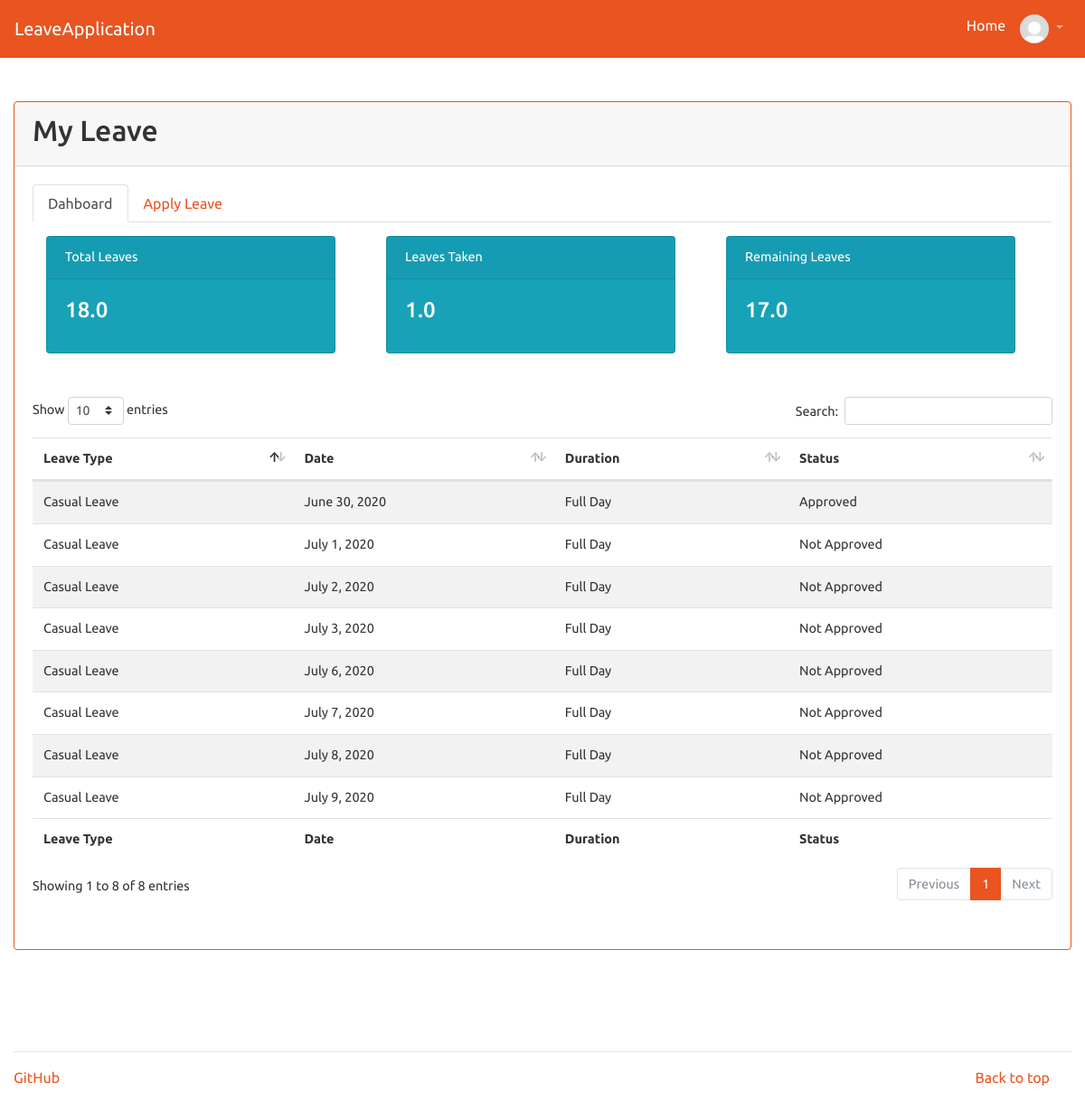
The page /employee/1 (signed in) on the database its author committed.
### app/models.py (models this page shows, shortened)
class EmployeeDetails(models.Model):
	name = models.CharField(max_length=100, blank=True, null=True, unique=True)
	no_of_leaves = models.FloatField( default=0)
	no_of_remaining_leaves = models.FloatField( default=18)
	total_no_of_leaves = models.FloatField(default=18)

class LeaveApplication(models.Model):
	STATUS = [
		("Not Approved", 'Not Approved'),
		("Approved", "Approved"),
	]
	LEAVE_TYPE = [
		("Casual Leave", 'Casual Leave'),
		("Sick Leave", "Sick Leave"),
	]
	DURATION = [
		("FULL Day", 'Full Day'),
		("Half Day", "Half Day"),
	]
	date = models.DateField('Date', null=True, blank=True)
	leave_type = models.CharField(max_length=20, choices=LEAVE_TYPE, default='Casual Leave')
	duration = models.CharField(max_length=20, choices=DURATION, default='Full Day')
	employee = models.ForeignKey(EmployeeDetails, related_name = 'employee', on_delete=models.CASCADE, null=True)
	description = models.CharField(max_length=100, blank=True, null=True)
	status = models.CharField(max_length=20, choices=STATUS, default='Not Approved')

### app/views.py (the view)
# urls.py: url(r'^employee/(?P<pk>\d+)$', Home.as_view(), name='home'),
class Home(LoginRequiredMixin, TemplateView):
    login_url = '/login/'
    template_name = 'home.html'
    def get_context_data(self, **kwargs):
        ctx = super(Home, self).get_context_data(**kwargs)
        user = User.objects.get(pk=self.kwargs.get('pk'))
        employee = EmployeeDetails.objects.get(name=user.username)
        leaves = LeaveApplication.objects.filter(employee=employee.id).order_by('date')
        if employee.no_of_remaining_leaves == 0:
            ctx['leave_closed'] = True
        else:
            ctx['leave_closed'] = False
        ctx['employee_name'] = employee.name
        ctx['no_of_leaves'] = employee.no_of_leaves
        ctx['no_of_remaining_leaves'] = employee.no_of_remaining_leaves
        ctx['total_leaves'] = employee.total_no_of_leaves
        ctx['leaves_list'] = []
        for leave in leaves:
            data = {}
            data['leave_type'] = leave.leave_type
            data['date'] = leave.date
            data['duration'] = leave.duration
            data['status'] = leave.status
            ctx['leaves_list'].append(data)
        ctx['rand'] = randint(100, 999)
        return ctx

### templates/home.html (shortened to what this page needs)
{% extends "layout.html" %}
{% load staticfiles %}
{% block content %}
<div class="bs-docs-section" style="">
   <div class="row">
      <div class="col-lg-12">
         <div class="bs-component">
            <div class="card border-primary mb-3">
               <div class="card-header">
                  <h2>My Leave</h2>
               </div>
               <div class="card-body">
                  <div class="row" style="margin-bottom: 2rem;">
                     <div class="col-lg-12">
                        <div class="bs-component" style="overflow: hidden;">
                           <ul class="nav nav-tabs">
                              <li class="nav-item">
                                 <a class="nav-link active" data-toggle="tab" href="#home">Dahboard</a>
                              </li>
                              <li class="nav-item">
                                 <a class="nav-link" data-toggle="tab" href="#profile">Apply Leave</a>
                              </li>
                           </ul>
                           <div id="myTabContent" class="tab-content">
                              <div class="tab-pane fade show active" id="home">
                                 <div class="container">
                                    <div class="row" style="margin-bottom: 2rem;">
                                       <div class="col-sm-4">
                                          <div class="card text-white bg-info mb-3" style="max-width: 20rem;">
                                             <div class="card-header">Total Leaves</div>
                                             <div class="card-body">
                                                <h4 class="card-title">{{ total_leaves }}</h4>
                                             </div>
                                          </div>
                                       </div>
                                       <div class="col-sm-4">
                                          <div class="card text-white bg-info mb-3" style="max-width: 20rem;">
                                             <div class="card-header">Leaves Taken</div>
                                             <div class="card-body">
                                                <h4 class="card-title">{{ no_of_leaves }}</h4>
                                             </div>
                                          </div>
                                       </div>
                                       <div class="col-sm-4">
                                          <div class="card text-white bg-info mb-3" style="max-width: 20rem;">
                                             <div class="card-header">Remaining Leaves</div>
                                             <div class="card-body">
                                                <h4 class="card-title">{{ no_of_remaining_leaves }}</h4>
                                             </div>
                                          </div>
                                       </div>
                                    </div>
                                 </div>
                                 <table id="dt-material-checkbox" class="table table-striped" cellspacing="0" width="100%">
                                    <thead>
                                       <tr>
                                          <th class="th-sm">Leave Type
                                          </th>
                                          <th class="th-sm">Date
                                          </th>
                                          <th class="th-sm">Duration
                                          </th>
                                          <th class="th-sm">Status
                                          </th>
                                       </tr>
                                    </thead>
                                    <tbody>
                                       {% for leave in leaves_list %}
                                       <tr>
                                          <td>{{leave.leave_type}}</td>
                                          <td>{{leave.date}}</td>
                                          <td>{{leave.duration}}</td>
                                          <td>{{leave.status}}</td>
                                       </tr>
                                       {% endfor %}
                                    </tbody>
                                    <tfoot>
                                       <tr>
                                          <th>Leave Type
                                          </th>
                                          <th>Date
                                          </th>
                                          <th>Duration
                                          </th>
                                          <th>Status
                                          </th>
                                       </tr>
                                    </tfoot>
                                 </table>
                              </div>
                           </div>
                        </div>
                     </div>
                  </div>
               </div>
            </div>
         </div>
      </div>
   </div>
</div>
{% endblock %}

### static/css/custom.css (style rules this page uses)
#home, #help { font-size: 0.9rem; }
#home { padding-top: 0px; }
.bs-docs-section { margin-top: 3em; }
.bs-component { position: relative; overflow: auto; }
.bs-component .card { margin-bottom: 1rem; }
.nav-tabs { margin-bottom: 15px; }

### rows shown on the page
EmployeeDetails: total_no_of_leaves "18.0", no_of_leaves "1.0", no_of_remaining_leaves "17.0"
LeaveApplication: leave_type "Casual Leave", date "June 30, 2020", duration "Full Day", status "Approved"
LeaveApplication: leave_type "Casual Leave", date "July 1, 2020", duration "Full Day", status "Not Approved"
LeaveApplication: leave_type "Casual Leave", date "July 2, 2020", duration "Full Day", status "Not Approved"
LeaveApplication: leave_type "Casual Leave", date "July 3, 2020", duration "Full Day", status "Not Approved"
LeaveApplication: leave_type "Casual Leave", date "July 6, 2020", duration "Full Day", status "Not Approved"
LeaveApplication: leave_type "Casual Leave", date "July 7, 2020", duration "Full Day", status "Not Approved"
LeaveApplication: leave_type "Casual Leave", date "July 8, 2020", duration "Full Day", status "Not Approved"
LeaveApplication: leave_type "Casual Leave", date "July 9, 2020", duration "Full Day", status "Not Approved"
